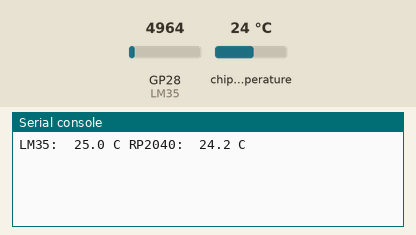
This program was run on a simulated Raspberry Pi Pico running MicroPython. Parts: the last lines printed to the serial console. The inputs (shaded band) are chosen by the test bench; at power-on: chip temperature 24 °C, GP28 (LM35) = 4964 (analog values on the 0–65535 scale).

Above: at 1.2 s.
1.3 s: chip temperature set to 1 °C
At 2.6 s:
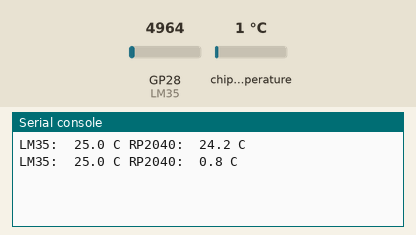
2.8 s: GP28 (LM35) set to 5956
At 4.2 s:
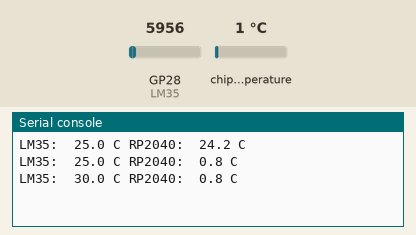
4.3 s: chip temperature set to 11 °C
5.8 s: GP28 (LM35) set to 6949
At 7.2 s:
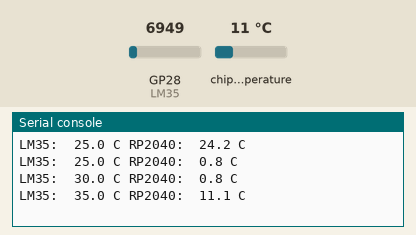
Timing chart, 0 to 8.3 s (numbered marks = the images above; inputs shaded):
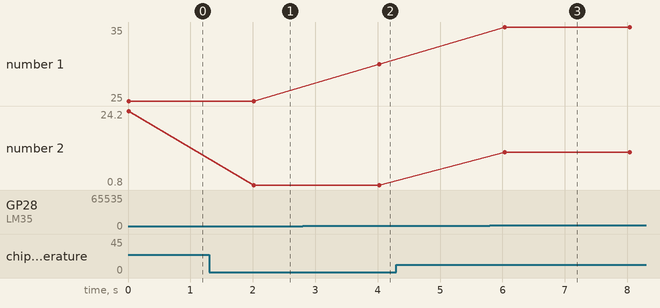

The program:

lm35.py
```python
import machine
import time


LM35 = machine.ADC(28)
RP2040 = machine.ADC(4)

conversion_factor = 3.3 / 65535

while True:
    tempLM35 = 0
    tempRP2040 = 0
    for i in range(100):
        tempLM35_raw = LM35.read_u16()

        convert_voltage_LM35 = tempLM35_raw * conversion_factor
        tempLM35 += convert_voltage_LM35 / (10.0 / 1000)

        tempRP2040_raw = RP2040.read_u16()

        convert_voltage_RP2040 = tempRP2040_raw * conversion_factor
        tempRP2040 += 27 - (convert_voltage_RP2040 - 0.706)/0.001721

    print("LM35: ",round(tempLM35/100, 1), "C", "RP2040: ", round(tempRP2040/100, 1), "C", sep=" ")

    time.sleep(2)
```

Measured:
- after the input at 1.3 s, the serial console: prints a new line after 0.72 s (image 1)
- after the input at 2.8 s, the serial console: prints a new line after 1.2 s (image 2)
- after the input at 5.8 s, the serial console: prints a new line after 0.23 s (image 3)
- plotted number 1: 25 → 30 after the input at 2.8 s
- plotted number 2: 24.2 → 0.8 after the input at 1.3 s
